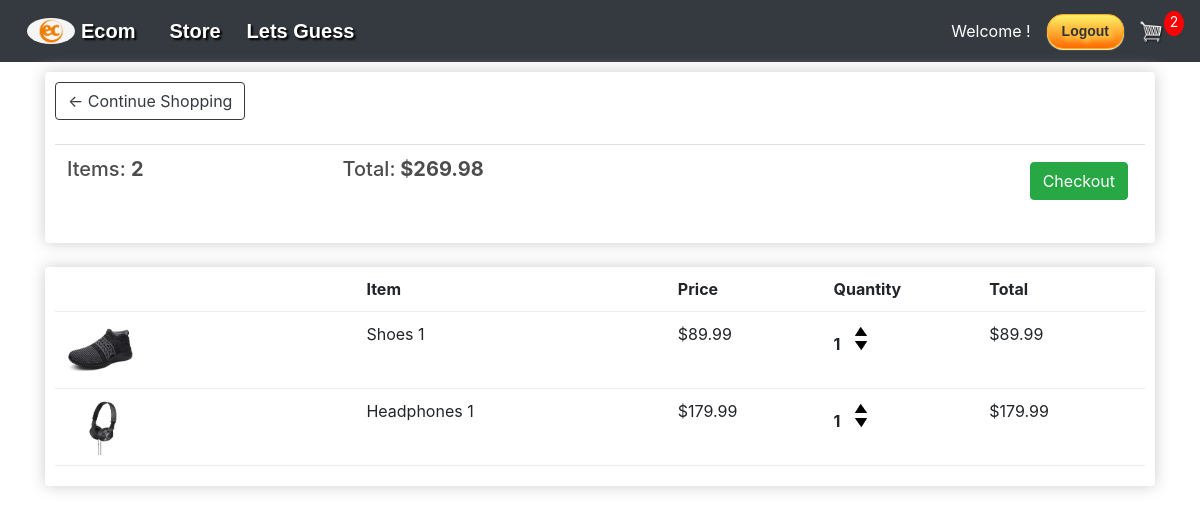
/cart/ (signed in), run on an earlier commit of the app's database.
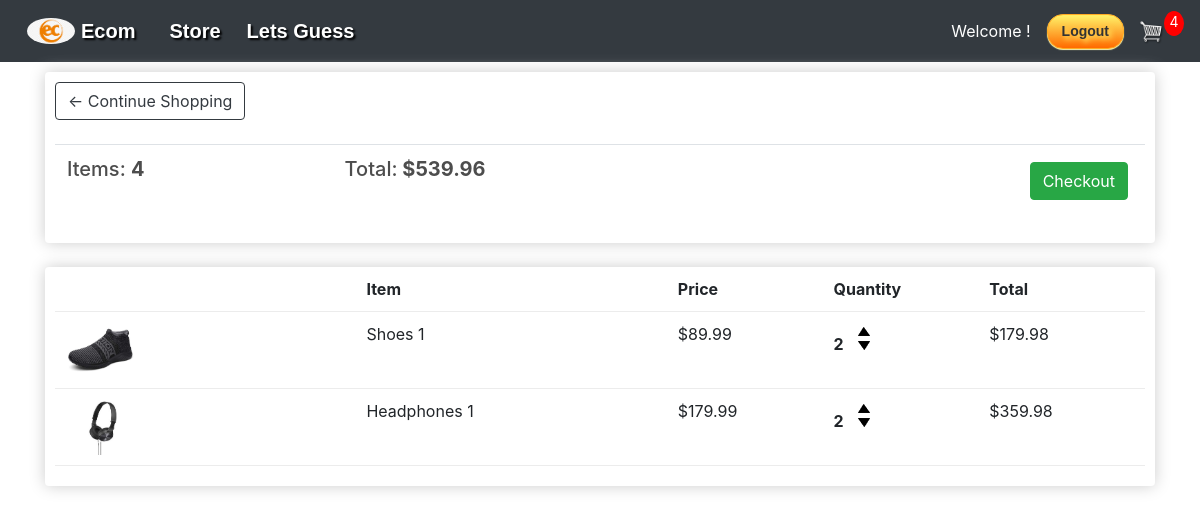
And on a later commit of the database.
### store/models.py (models this page shows, shortened)
class Order(models.Model):
    customer = models.ForeignKey(Customer, on_delete=models.SET_NULL, null=True, blank=True)
    date_ordered = models.DateTimeField(auto_now_add=True)
    complete = models.BooleanField(default=False)
    transaction_id = models.CharField(max_length=100, null=True)
    @property
    def get_cart_total(self):
        orderitems = self.orderitem_set.all()
        total = sum([item.get_total for item in orderitems])
        return total
    @property
    def get_cart_items(self):
        orderitems = self.orderitem_set.all()
        total = sum([item.quantity for item in orderitems])
        return total

class OrderItem(models.Model):
    product = models.ForeignKey(Product, on_delete=models.SET_NULL, null=True)
    order = models.ForeignKey(Order, on_delete=models.SET_NULL, null=True)
    quantity = models.IntegerField(default=0, null=True, blank=True)
    date_added = models.DateTimeField(auto_now_add=True)
    @property
    def get_total(self):
        total = self.product.price * self.quantity
        return total

class Product(models.Model):
    name = models.CharField(max_length=200)
    price = models.FloatField()
    digital = models.BooleanField(default=False, null=True, blank=True)
    image = models.ImageField(null=True, blank=True)
    @property
    def imageURL(self):
        try:
            url = self.image.url
        except:
            url = ''
        return url

### store/views.py (the view)
# urls.py: path('cart/', views.cart, name="cart"),
def cart(request):
    if request.user.is_authenticated:
        customer, created = Customer.objects.get_or_create(user=request.user)
        order, created = Order.objects.get_or_create(customer=customer, complete=False)
        items = order.orderitem_set.all()
        cartItems = order.get_cart_items
    else:
        cookieData = cookieCart(request)
        cartItems = cookieData['cartItems']
        order = cookieData['order']
        items = cookieData['items']
    context = {'items': items, 'order': order, 'cartItems': cartItems}
    return render(request, 'store/cart.html', context)

### store/templates/store/cart.html
{% extends 'store/main.html' %}
{% load static %}
{% block content %}
    <div class="row">
        <div class="col-lg-12">
            <div class="box-element">
                <a  class="btn btn-outline-dark" href="{% url 'store' %}">&#x2190; Continue Shopping</a>
                <br>
                <br>
                <table class="table">
                    <tr>
                        <th><h5>Items: <strong>{{ order.get_cart_items }}</strong></h5></th>
                        <th><h5>Total:<strong> ${{ order.get_cart_total|floatformat:2 }}</strong></h5></th>
                        <th>
                            <a  style="float:right; margin:5px;" class="btn btn-success" href="{% url 'checkout' %}">Checkout</a>
                        </th>
                    </tr>
                </table>
            </div>
            <br>
            <div class="box-element">
                <div class="cart-row">
                    <div style="flex:2"></div>
                    <div style="flex:2"><strong>Item</strong></div>
                    <div style="flex:1"><strong>Price</strong></div>
                    <div style="flex:1"><strong>Quantity</strong></div>
                    <div style="flex:1"><strong>Total</strong></div>
                </div>
                {% for item in items %}
                <div class="cart-row">
                    <div style="flex:2"><img class="row-image" src="{{ item.product.imageURL }}"></div>
                    <div style="flex:2"><p>{{ item.product.name }} 1</p></div>
                    <div style="flex:1"><p>${{ item.product.price|floatformat:2 }}</p></div>
                    <div style="flex:1">
                        <p class="quantity">{{ item.quantity }}</p>
                        <div class="quantity">
                            <img data-product={{item.product.id}} data-action="add" class="chg-quantity update-cart" src="{% static  'images/arrow-up.png' %}">
                            <img data-product={{item.product.id}} data-action="remove" class="chg-quantity update-cart" src="{% static  'images/arrow-down.png' %}">
                        </div>
                    </div>
                    <div style="flex:1"><p>${{ item.get_total }}</p></div>
                </div>
                {% endfor %}
            </div>
        </div>
    </div>
{% endblock content %}

### store/templates/store/main.html (shortened to what this page needs)
<!doctype html>
{% load static %}
<html lang="en">
<head>
    <link rel="stylesheet" type="text/css" href="{% static 'css/main.css' %}">
    <link rel="stylesheet" href="https://stackpath.bootstrapcdn.com/bootstrap/4.4.1/css/bootstrap.min.css"
>
</head>
<body>
<nav class="navbar navbar-expand-lg navbar-dark bg-dark">
    <img id="main-logo" src="{% static 'images/main-logo.jpg' %}" href="{% url 'store' %}">
    <a class="navbar-brand">Ecom</a>
    <div class="collapse navbar-collapse" id="navbarSupportedContent">
        <ul class="navbar-nav mr-auto">
            <li class="nav-item active">
                <a class="nav-link" href="{% url 'store' %}">Store <span class="sr-only">(current)</span></a>
            </li>
            <li class="nav-item active">
                <a class="nav-link" href="{% url 'word_guess_game' %}">Lets Guess</a>
            </li>
        </ul>
        <div class="form-inline my-2 my-lg-0">
            {% if request.user.is_authenticated %}
                <span class="navbar-text text-white mr-3">
                Welcome {{ request.user.first_name.capitalize }} {{ request.user.last_name.capitalize }}!
                    </span>
                    <a href="{% url 'logout' %}" class="myButton">Logout</a>
                    {% else %}
                <a href="{% url 'login' %}" class="myButton">Login</a>
            {% endif %}
            <a href="{% url 'cart' %}">
                <img id="cart-icon" src="{% static 'images/cart.png' %}">
            </a>
            <p id="cart-total">{{ cartItems }}</p>
        </div>
    </div>
</nav>
<div class="container">
    {% block content %}
    {% endblock content %}
</div>
</body>
</html>

### static/css/main.css (style rules this page uses)
body { background-color: hsl(0, 0%, 98%); }
h1, h2, h3, h4, h5, h6 { color: hsl(0, 0%, 30%); }
.box-element { box-shadow: hsl(0, 0%, 80%) 0 0 16px; background-color: #fff; border-radius: 4px; padding: 10px; }
.bg-dark { background-color: white; }
#cart-icon { width: 25px; display: inline-block; margin-left: 15px; }
#main-logo { width: 50px; height: auto; display: inline-block; margin-left: 10px; background: transparent; object-fit: contain; border-radius: 50%; padding: 1px; }
#cart-total { display: block; text-align: center; color: #fff; background-color: red; width: 20px; height: 25px; border-radius: 50%; font-size: 14px; }
.col-lg-4, .col-lg-6, .col-lg-8, .col-lg-12 { margin-top: 10px; }
.btn { border-radius: 0; }
.navbar-brand { font-weight: bold; font-family: Arial, serif; margin-left: 5px; text-shadow: 2px 2px 2px black; }
.nav-link { font-size: 20px; font-weight: bold; font-family: Arial, serif; margin-left: 10px; color: #333333; text-shadow: 2px 2px 2px black; }
.myButton { box-shadow: 0px 1px 1px 0px #fff6af; background: #ffec64 linear-gradient(to bottom, #ffec64 5%, #ff6a00 100%); border-radius: 16px; border: 1px solid #ffaa22; display: inline-block; cursor: pointer; color: #333333; font-family: Arial, serif; font-size: 14px; font-weight: bold; padding: 6px 14px; text-decoration: none; text-shadow: 3px 3px 5px #ffee66; line-height: 1.5; }
.row-image { width: 100px; }
.cart-row { display: flex; align-items: stretch; padding-bottom: 10px; margin-bottom: 10px; border-bottom: 1px solid #ececec; }
.quantity { display: inline-block; font-weight: 700; padding-right: 10px; }
.chg-quantity { width: 12px; cursor: pointer; display: block; margin-top: 5px; transition: .1s; }

What changed in the data, as far as the page shows it:
changed through a linked row, Order: get_cart_items "2" → "4"; get_cart_total "269.98" → "539.96"
changed OrderItem "Shoes": quantity "1" → "2"; get_total "89.99" → "179.98"
changed OrderItem "Headphones": quantity "1" → "2"; get_total "179.99" → "359.98"
Also different on the page:
{{ cartItems }}: "2" → "4"
